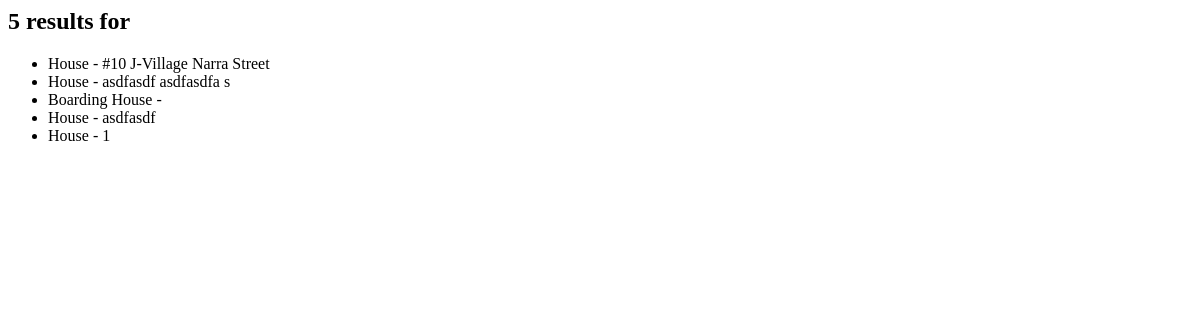
The page /listings/ on the database as committed earlier.
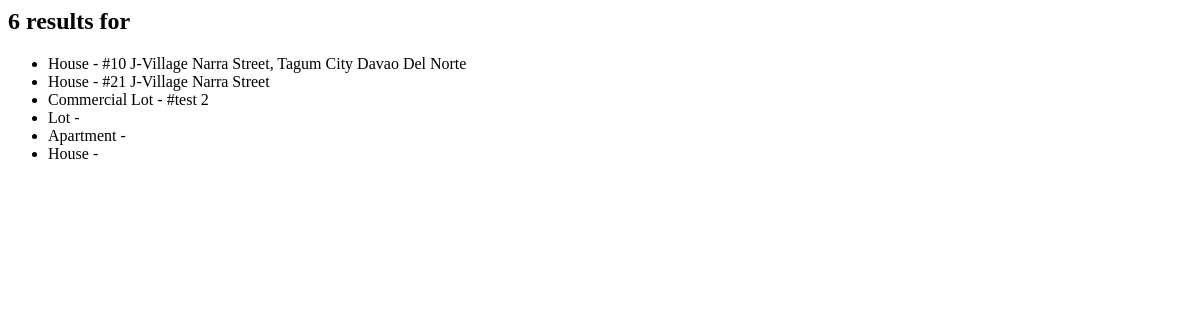
The same page on the database as committed later.
### listings/models.py (models this page shows, shortened)
class Property(models.Model):
    owner = models.ForeignKey(User, on_delete=models.CASCADE, related_name="properties")
    description = models.TextField(max_length=500, blank=True)
    CATEGORY_CHOICES = [
        ("residential", "Residential"),
        ("commercial", "Commercial"),
    ]
    category = models.CharField(max_length=20, choices=CATEGORY_CHOICES, default="residential")
    PROPERTY_TYPES = [
        ("house", "House"),
        ("boarding_hosuse", "Boarding House"),
        ("apartment", "Apartment"),
        ("condo", "Condominium"),
        ("lot", "Lot"),
        ("commercial_lot", "Commercial Lot"),
        ("office", "Office Space"),
    ]
    property_type = models.CharField(max_length=50, choices=PROPERTY_TYPES)
    address = models.CharField(max_length=200, blank=True)
    price = models.DecimalField(max_digits=12, decimal_places=2, blank=True, null=True)
    bedrooms = models.IntegerField(blank=True, null=True)
    bathrooms = models.IntegerField(blank=True, null=True)
    floor_storey = models.IntegerField(blank=True, null=True, default=1)
    floor_area = models.DecimalField(max_digits=10, decimal_places=2, blank=True, null=True)
    available_unit = models.IntegerField(blank=True, null=True, default=1)
    parking_spaces = models.IntegerField(blank=True, null=True)
    image = models.ImageField(upload_to="property_images/", blank=True, null=True)
    STATUS_CHOICES = [
        ("available", "Available"),
        ("rented", "Rented"),
        ("for_sale", "For Sale"),
        ("sold", "Sold"),
    ]
    status = models.CharField(max_length=20, choices=STATUS_CHOICES, default="available")
    created_at = models.DateTimeField(auto_now_add=True)
    updated_at = models.DateTimeField(auto_now=True)
    latitude = models.FloatField(blank=True, null=True)
    longitude = models.FloatField(blank=True, null=True)

### listings/views.py (the view)
# urls.py: path('', PropertyAllView.as_view(), name='listing_all'),
class PropertyAllView(ListView):
    model = Property
    template_name = 'listings/listing_properties.html'
    context_object_name = 'properties'

### templates/listings/listing_properties.html
<h2>{{ properties.count }} results for {{ view.kwargs.property_type|title }}</h2>
<ul>
{% for prop in properties %}
    <li>{{ prop.get_property_type_display }} - {{ prop.address }}</li>
{% empty %}
    <li>No properties found.</li>
{% endfor %}
</ul>

Rows that differ between the two databases and show on the page:
removed Property: property_type "House", address "#10 J-Village Narra Street"
removed Property: property_type "House", address "asdfasdf asdfasdfa s"
removed Property: property_type "Boarding House"
removed Property: property_type "House", address "asdfasdf"
removed Property: property_type "House", address "1"
added Property: property_type "House", address "#10 J-Village Narra Street, Tagum City Davao Del Norte"
added Property: property_type "House", address "#21 J-Village Narra Street"
added Property: property_type "Commercial Lot", address "#test 2"
added Property: property_type "Lot"
added Property: property_type "Apartment"
added Property: property_type "House"
Other text that changed with them:
{{ properties.count }}: "5" → "6"
